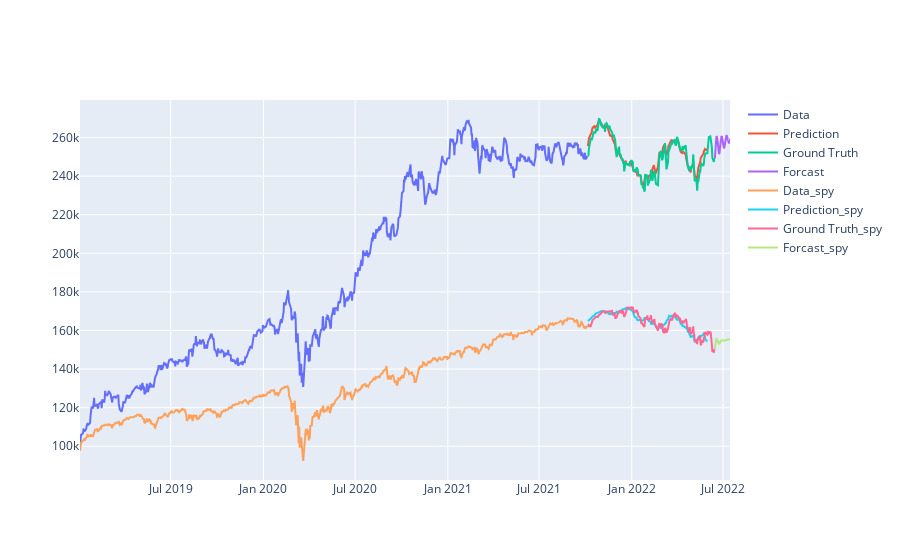

The notebook cell saved with this chart:
### Code cell
trace1 = go.Scatter(
    x = date_train,
    y = close_train,
    mode = 'lines',
    name = 'Data'
)
trace2 = go.Scatter(
    x = date_test,
    y = prediction,
    mode = 'lines',
    name = 'Prediction'
)
trace3 = go.Scatter(
    x = date_test,
    y = close_test,
    mode='lines',
    name = 'Ground Truth'
)
trace4 = go.Scatter(
    x = forecast_dates,
    y = forecast,
    mode='lines',
    name = 'Forcast'
)
trace5 = go.Scatter(
    x = date_train,
    y = close_train_spy,
    mode = 'lines',
    name = 'Data_spy'
)
trace6 = go.Scatter(
    x = date_test,
    y = prediction_spy,
    mode = 'lines',
    name = 'Prediction_spy'
)
trace7 = go.Scatter(
    x = date_test,
    y = close_test_spy,
    mode='lines',
    name = 'Ground Truth_spy'
)
trace8 = go.Scatter(
    x = forecast_dates,
    y = forecast_spy,
    mode='lines',
    name = 'Forcast_spy'
)
layout = go.Layout(
    title = "Green Stocks Portfolio",
    xaxis = {'title' : "Date"},
    yaxis = {'title' : "Close"}
)
data=[trace1, trace2, trace3, trace4,trace5, trace6, trace7, trace8]
pyo.iplot(data, filename = 'basic-line')

### Figure 1 — Plotly figure (JSON) as saved in the notebook; plotly's stock layout.template omitted (floating-point values rounded to 4 significant figures; data arrays with more than 128 entries replaced by an {"elided": "..."} marker saying what was removed)
{"data": [{"mode": "lines", "name": "Data", "type": "scatter", "x": {"elided": "696 str values"}, "y": {"elided": "696 float values"}}, {"mode": "lines", "name": "Prediction", "type": "scatter", "x": {"elided": "175 str values"}, "y": {"elided": "164 float values"}}, {"mode": "lines", "name": "Ground Truth", "type": "scatter", "x": {"elided": "175 str values"}, "y": {"elided": "174 float values"}}, {"mode": "lines", "name": "Forcast", "type": "scatter", "x": ["2022-06-15T00:00:00", "2022-06-16T00:00:00", "2022-06-17T00:00:00", "2022-06-18T00:00:00", "2022-06-19T00:00:00", "2022-06-20T00:00:00", "2022-06-21T00:00:00", "2022-06-22T00:00:00", "2022-06-23T00:00:00", "2022-06-24T00:00:00", "2022-06-25T00:00:00", "2022-06-26T00:00:00", "2022-06-27T00:00:00", "2022-06-28T00:00:00", "2022-06-29T00:00:00", "2022-06-30T00:00:00", "2022-07-01T00:00:00", "2022-07-02T00:00:00", "2022-07-03T00:00:00", "2022-07-04T00:00:00", "2022-07-05T00:00:00", "2022-07-06T00:00:00", "2022-07-07T00:00:00", "2022-07-08T00:00:00", "2022-07-09T00:00:00", "2022-07-10T00:00:00", "2022-07-11T00:00:00", "2022-07-12T00:00:00", "2022-07-13T00:00:00", "2022-07-14T00:00:00", "2022-07-15T00:00:00"], "y": [249400.0, 256300.0, 258500.0, 260300.0, 260400.0, 259300.0, 257000.0, 254200.0, 251600.0, 251900.0, 254300.0, 257700.0, 259600.0, 260700.0, 260500.0, 259200.0, 257100.0, 255200.0, 254400.0, 255300.0, 257200.0, 259300.0, 260700.0, 261200.0, 260700.0, 259400.0, 258000.0, 257000.0, 256900.0, 257900.0, 259400.0]}, {"mode": "lines", "name": "Data_spy", "type": "scatter", "x": {"elided": "696 str values"}, "y": {"elided": "696 float values"}}, {"mode": "lines", "name": "Prediction_spy", "type": "scatter", "x": {"elided": "175 str values"}, "y": {"elided": "164 float values"}}, {"mode": "lines", "name": "Ground Truth_spy", "type": "scatter", "x": {"elided": "175 str values"}, "y": {"elided": "174 float values"}}, {"mode": "lines", "name": "Forcast_spy", "type": "scatter", "x": ["2022-06-15T00:00:00", "2022-06-16T00:00:00", "2022-06-17T00:00:00", "2022-06-18T00:00:00", "2022-06-19T00:00:00", "2022-06-20T00:00:00", "2022-06-21T00:00:00", "2022-06-22T00:00:00", "2022-06-23T00:00:00", "2022-06-24T00:00:00", "2022-06-25T00:00:00", "2022-06-26T00:00:00", "2022-06-27T00:00:00", "2022-06-28T00:00:00", "2022-06-29T00:00:00", "2022-06-30T00:00:00", "2022-07-01T00:00:00", "2022-07-02T00:00:00", "2022-07-03T00:00:00", "2022-07-04T00:00:00", "2022-07-05T00:00:00", "2022-07-06T00:00:00", "2022-07-07T00:00:00", "2022-07-08T00:00:00", "2022-07-09T00:00:00", "2022-07-10T00:00:00", "2022-07-11T00:00:00", "2022-07-12T00:00:00", "2022-07-13T00:00:00", "2022-07-14T00:00:00", "2022-07-15T00:00:00"], "y": [150300.0, 154200.0, 154700.0, 155600.0, 155400.0, 155100.0, 154300.0, 153600.0, 153100.0, 153200.0, 153700.0, 154400.0, 154700.0, 154900.0, 154900.0, 154800.0, 154700.0, 154600.0, 154600.0, 154700.0, 154800.0, 155000.0, 155200.0, 155300.0, 155300.0, 155300.0, 155300.0, 155400.0, 155400.0, 155500.0, 155600.0]}], "layout": {"autosize": true, "dragmode": "zoom", "xaxis": {"autorange": true, "range": ["2019-01-02", "2022-07-15"], "type": "date"}, "yaxis": {"autorange": true, "range": [82510.0, 279400.0], "type": "linear"}}}
